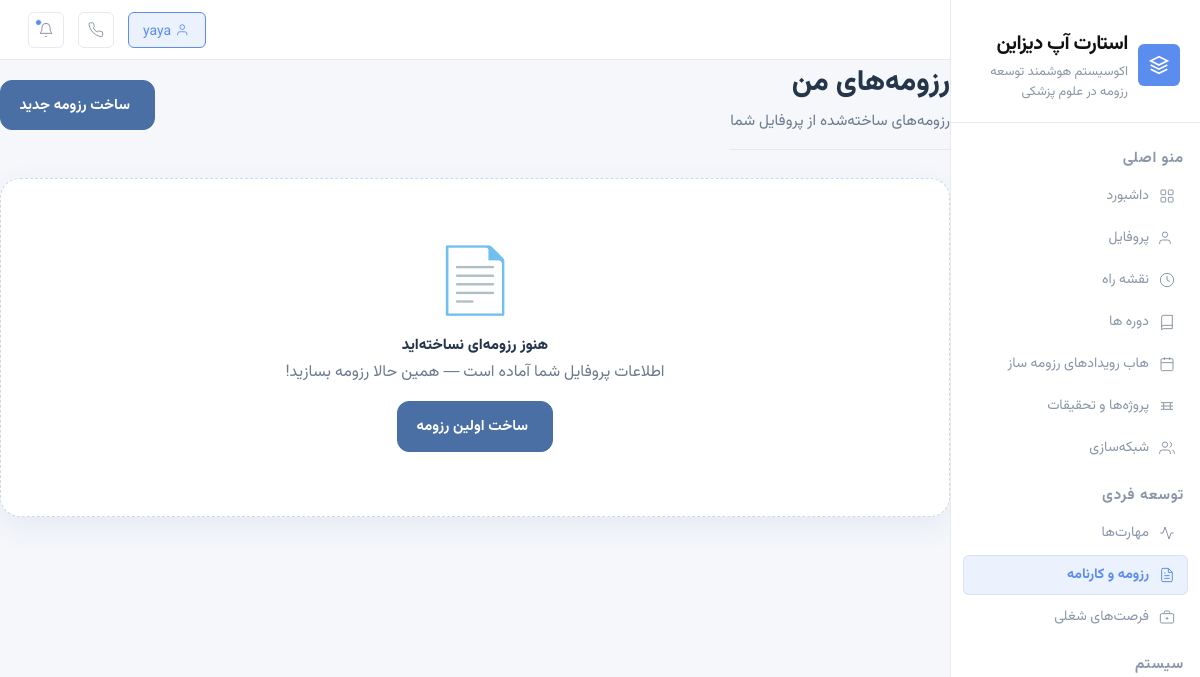
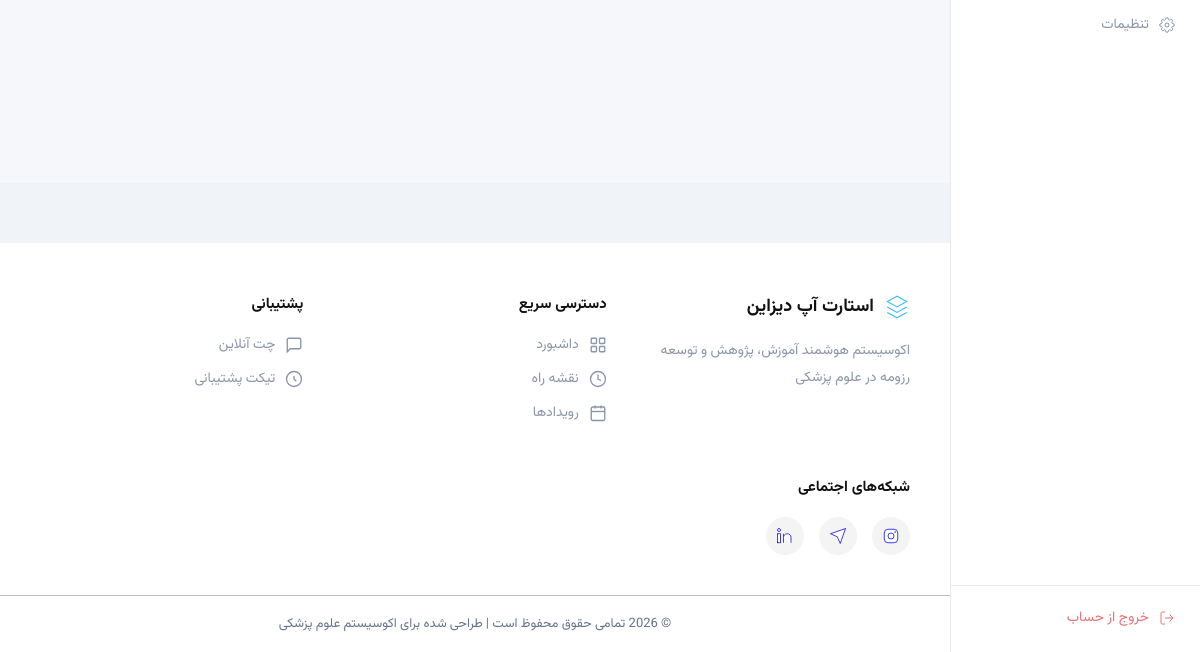
The page /resume/ (signed in) on the database as committed earlier (2 pictures, top to bottom).
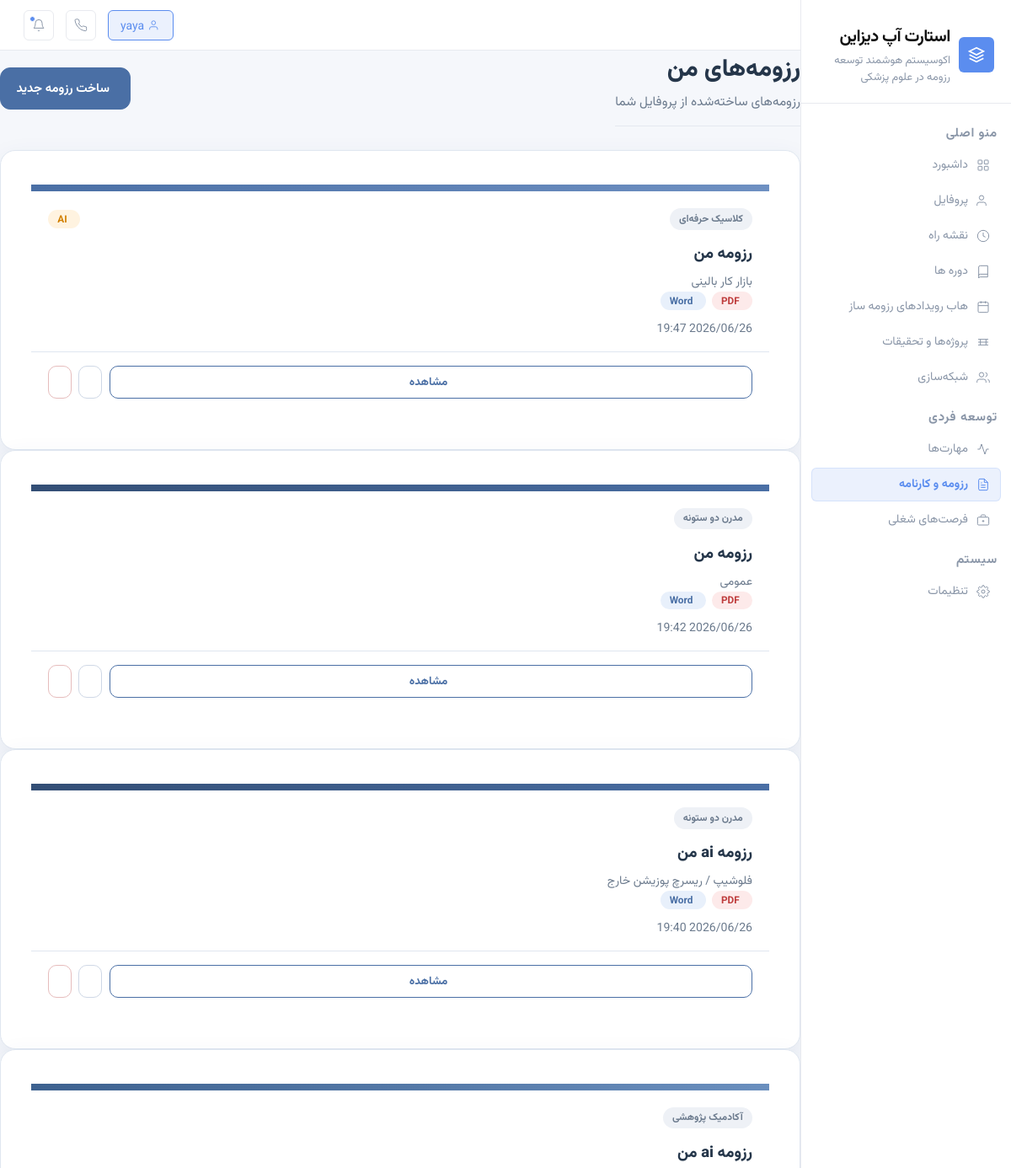
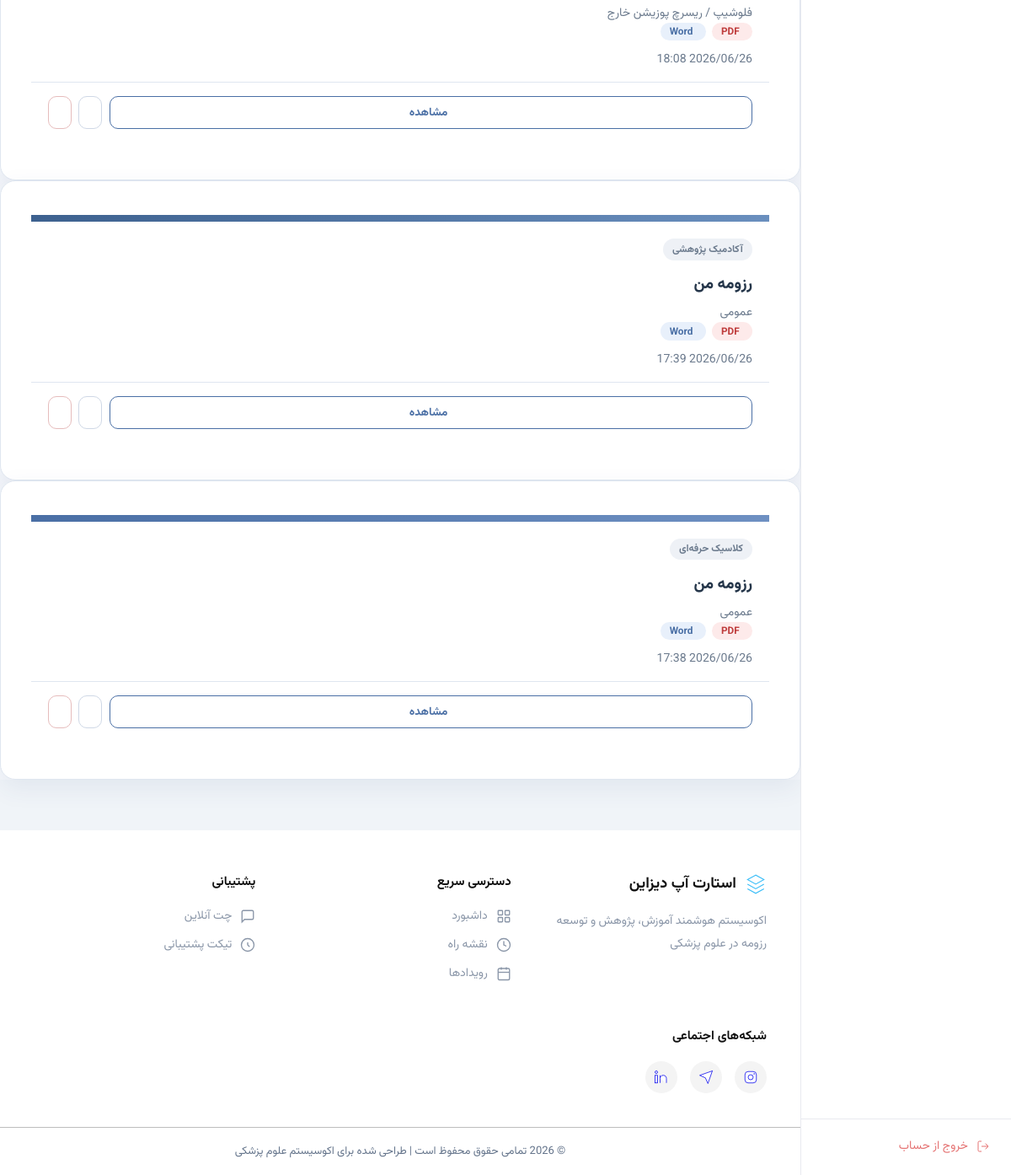
The same page on the database as committed later (2 pictures, top to bottom).
### resume/models.py (models this page shows, shortened)
class Resume(models.Model):
    user = models.ForeignKey(User, on_delete=models.CASCADE, related_name='resumes')
    title = models.CharField('عنوان رزومه', max_length=200, default='رزومه من')
    purpose = models.CharField('هدف رزومه', max_length=50, choices=PURPOSE_CHOICES, default='general')
    template = models.CharField('قالب رزومه', max_length=30, choices=TEMPLATE_CHOICES, default='classic')
    use_ai = models.BooleanField('استفاده از AI', default=False)
    ai_enhanced = models.BooleanField('بهبود یافته با AI', default=False)
    include_education = models.BooleanField('تحصیلات', default=True)
    include_articles = models.BooleanField('مقالات', default=True)
    include_presentations = models.BooleanField('ارائه‌ها', default=True)
    include_executive = models.BooleanField('سوابق اجرایی', default=True)
    include_training = models.BooleanField('دوره‌های آموزشی', default=True)
    include_clinical = models.BooleanField('سوابق بالینی', default=True)
    include_languages = models.BooleanField('زبان‌ها', default=True)
    include_skills = models.BooleanField('مهارت‌ها', default=True)
    include_extracurricular = models.BooleanField('فعالیت‌های فوق برنامه', default=True)
    ai_summary = models.TextField('خلاصه حرفه‌ای (AI)', blank=True)
    pdf_file = models.FileField('فایل PDF', upload_to='resumes/pdf/', blank=True, null=True)
    docx_file = models.FileField('فایل Word', upload_to='resumes/docx/', blank=True, null=True)
    created_at = models.DateTimeField(auto_now_add=True)
    updated_at = models.DateTimeField(auto_now=True)
    class Meta:
        verbose_name = 'رزومه'
        verbose_name_plural = 'رزومه‌ها'
        ordering = ['-created_at']

### resume/views.py (the view)
# urls.py: path('', views.resume_list, name='resume_list'),
@login_required
def resume_list(request):
    try:
        resumes = Resume.objects.filter(user=request.user)
        list(resumes[:1])  # trigger DB check safely
    except (OperationalError, ProgrammingError):
        resumes = []
    return render(request, 'resume/resume_list.html', {'resumes': resumes})

### templates/resume/resume_list.html (shortened to what this page needs)
{% extends "base.html" %}
{% load static %}
{% block content %}
<div class="rs-page" dir="rtl">
  <div class="container py-5">
    <div class="rs-page-header">
      <div>
        <h2 class="rs-page-title">رزومه‌های من</h2>
        <p class="rs-page-subtitle">رزومه‌های ساخته‌شده از پروفایل شما</p>
      </div>
      <a href="{% url 'resume:resume_create' %}" class="rs-btn rs-btn-primary rs-btn-lg">
        ساخت رزومه جدید
      </a>
    </div>
    {% if resumes %}
      <div class="row g-4">
        {% for resume in resumes %}
        <div class="col-md-6 col-lg-4">
          <div class="card rs-card rs-resume-card h-100">
            <div class="rs-resume-card-top rs-resume-stripe-{{ resume.template }}"></div>
            <div class="card-body rs-card-body">
              <div class="rs-resume-card-badges">
                <span class="rs-badge rs-badge-gray">{{ resume.get_template_display }}</span>
                {% if resume.ai_enhanced %}
                  <span class="rs-badge rs-badge-orange">AI</span>
                {% endif %}
              </div>
              <h5 class="rs-card-title">{{ resume.title }}</h5>
              <p class="rs-card-meta">
                {{ resume.get_purpose_display }}
              </p>
              <div class="rs-inline-badges">
                {% if resume.pdf_file %}
                  <span class="rs-badge rs-badge-red">
                    PDF
                  </span>
                {% endif %}
                {% if resume.docx_file %}
                  <span class="rs-badge rs-badge-blue">
                    Word
                  </span>
                {% endif %}
              </div>
              <p class="rs-card-date">
                {{ resume.created_at|date:"Y/m/d H:i" }}
              </p>
            </div>
            <div class="card-footer rs-card-footer">
              <div class="rs-action-row">
                <a href="{% url 'resume:resume_detail' resume.pk %}" class="rs-btn rs-btn-outline-primary rs-btn-sm rs-flex-1">
                  مشاهده
                </a>
                <a href="{% url 'resume:resume_regenerate' resume.pk %}" class="rs-btn rs-btn-outline-secondary rs-btn-sm" title="بازسازی">
                </a>
                <a href="{% url 'resume:resume_delete' resume.pk %}" class="rs-btn rs-btn-outline-danger rs-btn-sm" title="حذف">
                </a>
              </div>
            </div>
          </div>
        </div>
        {% endfor %}
      </div>
    {% else %}
      <div class="rs-empty-state">
        <div class="rs-empty-icon">📄</div>
        <h4 class="rs-empty-title">هنوز رزومه‌ای نساخته‌اید</h4>
        <p class="rs-empty-text">اطلاعات پروفایل شما آماده است — همین حالا رزومه بسازید!</p>
        <a href="{% url 'resume:resume_create' %}" class="rs-btn rs-btn-primary rs-btn-lg mt-2">
          ساخت اولین رزومه
        </a>
      </div>
    {% endif %}
  </div>
</div>
{% endblock %}

Rows that differ between the two databases and show on the page:
added Resume: template "کلاسیک حرفه‌ای", ai_enhanced "AI", title "رزومه من", purpose "بازار کار بالینی", shows "PDF", shows "Word", created_at "2026/06/26 19:47"
added Resume: template "مدرن دو ستونه", title "رزومه من", purpose "عمومی", shows "PDF", shows "Word", created_at "2026/06/26 19:42"
added Resume: template "مدرن دو ستونه", title "رزومه ai من", purpose "فلوشیپ / ریسرچ پوزیشن خارج", shows "PDF", shows "Word", created_at "2026/06/26 19:40"
added Resume: template "آکادمیک پژوهشی", title "رزومه ai من", purpose "فلوشیپ / ریسرچ پوزیشن خارج", shows "PDF", shows "Word", created_at "2026/06/26 18:08"
added Resume: template "آکادمیک پژوهشی", title "رزومه من", purpose "عمومی", shows "PDF", shows "Word", created_at "2026/06/26 17:39"
added Resume: template "کلاسیک حرفه‌ای", title "رزومه من", purpose "عمومی", shows "PDF", shows "Word", created_at "2026/06/26 17:38"
Other text that changed with them:
text no longer shown: "📄 هنوز رزومه‌ای نساخته‌اید اطلاعات پروفایل شما آماده است — همین حالا رزومه بسازید! ساخت اولین رزومه"
